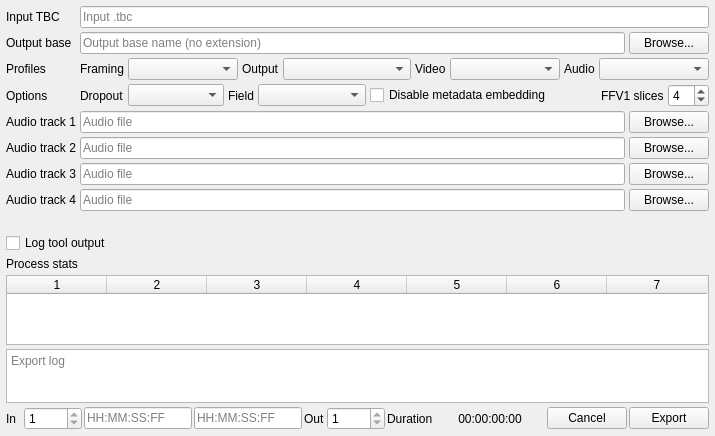
<?xml version="1.0" encoding="UTF-8"?>
<ui version="4.0">
 <class>ExportDialog</class>
 <widget class="QWidget" name="ExportDialog">
  <property name="geometry">
   <rect>
    <x>0</x>
    <y>0</y>
    <width>520</width>
    <height>340</height>
   </rect>
  </property>
  <layout class="QVBoxLayout" name="mainLayout">
   <property name="spacing">
    <number>4</number>
   </property>
   <property name="sizeConstraint">
    <enum>QLayout::SetDefaultConstraint</enum>
   </property>
   <property name="leftMargin">
    <number>6</number>
   </property>
   <property name="topMargin">
    <number>6</number>
   </property>
   <property name="rightMargin">
    <number>6</number>
   </property>
   <property name="bottomMargin">
    <number>6</number>
   </property>
   <item>
    <layout class="QFormLayout" name="formLayout">
     <property name="horizontalSpacing">
      <number>4</number>
     </property>
     <property name="verticalSpacing">
      <number>4</number>
     </property>
     <property name="fieldGrowthPolicy">
      <enum>QFormLayout::AllNonFixedFieldsGrow</enum>
     </property>
     <item row="0" column="0">
      <widget class="QLabel" name="inputLabel">
       <property name="text">
        <string>Input TBC</string>
       </property>
      </widget>
     </item>
     <item row="0" column="1">
      <widget class="QLineEdit" name="inputLineEdit">
       <property name="minimumSize">
        <size>
         <width>320</width>
         <height>0</height>
        </size>
       </property>
       <property name="placeholderText">
        <string>Input .tbc</string>
       </property>
      </widget>
     </item>
     <item row="1" column="0">
      <widget class="QLabel" name="outputLabel">
       <property name="text">
        <string>Output base</string>
       </property>
      </widget>
     </item>
     <item row="1" column="1">
      <layout class="QHBoxLayout" name="outputLayout">
       <item>
        <widget class="QLineEdit" name="outputLineEdit">
         <property name="minimumSize">
          <size>
           <width>320</width>
           <height>0</height>
          </size>
         </property>
         <property name="placeholderText">
          <string>Output base name (no extension)</string>
         </property>
        </widget>
       </item>
       <item>
        <widget class="QPushButton" name="outputBrowseButton">
         <property name="text">
          <string>Browse...</string>
         </property>
        </widget>
       </item>
      </layout>
     </item>
     <item row="2" column="0">
      <widget class="QLabel" name="profileLabel">
       <property name="text">
        <string>Profiles</string>
       </property>
      </widget>
     </item>
     <item row="2" column="1">
      <layout class="QHBoxLayout" name="profileLayout">
       <property name="spacing">
        <number>4</number>
       </property>
       <item>
        <widget class="QLabel" name="resolutionLabel">
         <property name="text">
          <string>Framing</string>
         </property>
        </widget>
       </item>
       <item>
        <widget class="QComboBox" name="resolutionModeComboBox">
         <property name="minimumSize">
          <size>
           <width>110</width>
           <height>0</height>
          </size>
         </property>
        </widget>
       </item>
       <item>
        <widget class="QLabel" name="outputResolutionModeLabel">
         <property name="text">
          <string>Output</string>
         </property>
        </widget>
       </item>
       <item>
        <widget class="QComboBox" name="outputResolutionModeComboBox">
         <property name="minimumSize">
          <size>
           <width>128</width>
           <height>0</height>
          </size>
         </property>
        </widget>
       </item>
       <item>
        <widget class="QLabel" name="videoProfileLabel">
         <property name="text">
          <string>Video</string>
         </property>
        </widget>
       </item>
       <item>
        <widget class="QComboBox" name="profileComboBox">
         <property name="minimumSize">
          <size>
           <width>110</width>
           <height>0</height>
          </size>
         </property>
        </widget>
       </item>
       <item>
        <widget class="QLabel" name="audioProfileLabel">
         <property name="text">
          <string>Audio</string>
         </property>
        </widget>
       </item>
       <item>
        <widget class="QComboBox" name="audioProfileComboBox">
         <property name="minimumSize">
          <size>
           <width>110</width>
           <height>0</height>
          </size>
         </property>
        </widget>
       </item>
      </layout>
     </item>
     <item row="3" column="0">
      <widget class="QLabel" name="optionsLabel">
       <property name="text">
        <string>Options</string>
       </property>
      </widget>
     </item>
     <item row="3" column="1">
      <layout class="QHBoxLayout" name="optionsLayout">
       <property name="spacing">
        <number>4</number>
       </property>
       <item>
        <widget class="QLabel" name="dropoutModeLabel">
         <property name="text">
          <string>Dropout</string>
         </property>
        </widget>
       </item>
       <item>
        <widget class="QComboBox" name="dropoutModeComboBox">
         <property name="minimumSize">
          <size>
           <width>96</width>
           <height>0</height>
          </size>
         </property>
        </widget>
       </item>
       <item>
        <widget class="QLabel" name="dropoutFieldModeLabel">
         <property name="text">
          <string>Field</string>
         </property>
        </widget>
       </item>
       <item>
        <widget class="QComboBox" name="dropoutFieldModeComboBox">
         <property name="minimumSize">
          <size>
           <width>108</width>
           <height>0</height>
          </size>
         </property>
        </widget>
       </item>
       <item>
        <widget class="QCheckBox" name="disableMetadataEmbeddingCheckBox">
         <property name="text">
          <string>Disable metadata embedding</string>
         </property>
        </widget>
       </item>
       <item>
        <spacer name="optionsSpacer">
         <property name="orientation">
          <enum>Qt::Horizontal</enum>
         </property>
         <property name="sizeHint" stdset="0">
          <size>
           <width>10</width>
           <height>20</height>
          </size>
         </property>
        </spacer>
       </item>
       <item>
        <widget class="QLabel" name="ffv1SlicesLabel">
         <property name="text">
          <string>FFV1 slices</string>
         </property>
        </widget>
       </item>
       <item>
        <widget class="QSpinBox" name="ffv1SlicesSpinBox">
         <property name="minimum">
          <number>1</number>
         </property>
         <property name="maximum">
          <number>32</number>
         </property>
         <property name="value">
          <number>4</number>
         </property>
        </widget>
       </item>
      </layout>
     </item>
     <item row="4" column="0">
      <widget class="QLabel" name="audio1Label">
       <property name="text">
        <string>Audio track 1</string>
       </property>
      </widget>
     </item>
     <item row="4" column="1">
      <layout class="QHBoxLayout" name="audio1Layout">
       <item>
        <widget class="QLineEdit" name="audio1LineEdit">
         <property name="minimumSize">
          <size>
           <width>320</width>
           <height>0</height>
          </size>
         </property>
         <property name="placeholderText">
          <string>Audio file</string>
         </property>
        </widget>
       </item>
       <item>
        <widget class="QPushButton" name="audio1BrowseButton">
         <property name="text">
          <string>Browse...</string>
         </property>
        </widget>
       </item>
      </layout>
     </item>
     <item row="5" column="0">
      <widget class="QLabel" name="audio2Label">
       <property name="text">
        <string>Audio track 2</string>
       </property>
      </widget>
     </item>
     <item row="5" column="1">
      <layout class="QHBoxLayout" name="audio2Layout">
       <item>
        <widget class="QLineEdit" name="audio2LineEdit">
         <property name="minimumSize">
          <size>
           <width>320</width>
           <height>0</height>
          </size>
         </property>
         <property name="placeholderText">
          <string>Audio file</string>
         </property>
        </widget>
       </item>
       <item>
        <widget class="QPushButton" name="audio2BrowseButton">
         <property name="text">
          <string>Browse...</string>
         </property>
        </widget>
       </item>
      </layout>
     </item>
     <item row="6" column="0">
      <widget class="QLabel" name="audio3Label">
       <property name="text">
        <string>Audio track 3</string>
       </property>
      </widget>
     </item>
     <item row="6" column="1">
      <layout class="QHBoxLayout" name="audio3Layout">
       <item>
        <widget class="QLineEdit" name="audio3LineEdit">
         <property name="minimumSize">
          <size>
           <width>320</width>
           <height>0</height>
          </size>
         </property>
         <property name="placeholderText">
          <string>Audio file</string>
         </property>
        </widget>
       </item>
       <item>
        <widget class="QPushButton" name="audio3BrowseButton">
         <property name="text">
          <string>Browse...</string>
         </property>
        </widget>
       </item>
      </layout>
     </item>
     <item row="7" column="0">
      <widget class="QLabel" name="audio4Label">
       <property name="text">
        <string>Audio track 4</string>
       </property>
      </widget>
     </item>
     <item row="7" column="1">
      <layout class="QHBoxLayout" name="audio4Layout">
       <item>
        <widget class="QLineEdit" name="audio4LineEdit">
         <property name="minimumSize">
          <size>
           <width>320</width>
           <height>0</height>
          </size>
         </property>
         <property name="placeholderText">
          <string>Audio file</string>
         </property>
        </widget>
       </item>
       <item>
        <widget class="QPushButton" name="audio4BrowseButton">
         <property name="text">
          <string>Browse...</string>
         </property>
        </widget>
       </item>
      </layout>
     </item>
    </layout>
   </item>
   <item>
    <widget class="QLabel" name="statusLabel">
     <property name="sizePolicy">
      <sizepolicy hsizetype="Preferred" vsizetype="Fixed">
       <horstretch>0</horstretch>
       <verstretch>0</verstretch>
      </sizepolicy>
     </property>
     <property name="text">
      <string/>
     </property>
     <property name="wordWrap">
      <bool>true</bool>
     </property>
    </widget>
   </item>
   <item>
    <widget class="QCheckBox" name="logProcessOutputCheckBox">
     <property name="text">
      <string>Log tool output</string>
     </property>
     <property name="checked">
      <bool>false</bool>
     </property>
    </widget>
   </item>
   <item>
    <widget class="QLabel" name="processStatsLabel">
     <property name="text">
      <string>Process stats</string>
     </property>
    </widget>
   </item>
   <item>
    <widget class="QTableWidget" name="processStatsTable">
     <property name="rowCount">
      <number>0</number>
     </property>
     <property name="columnCount">
      <number>7</number>
     </property>
    </widget>
   </item>
   <item>
    <widget class="QPlainTextEdit" name="logTextEdit">
     <property name="minimumSize">
      <size>
       <width>0</width>
       <height>54</height>
      </size>
     </property>
     <property name="readOnly">
      <bool>true</bool>
     </property>
     <property name="placeholderText">
      <string>Export log</string>
     </property>
    </widget>
   </item>
   <item>
    <layout class="QHBoxLayout" name="actionLayout">
     <property name="spacing">
      <number>2</number>
     </property>
     <item>
      <spacer name="actionSpacer">
       <property name="orientation">
        <enum>Qt::Horizontal</enum>
       </property>
       <property name="sizeType">
        <enum>QSizePolicy::Fixed</enum>
       </property>
       <property name="sizeHint" stdset="0">
        <size>
         <width>0</width>
         <height>20</height>
        </size>
       </property>
      </spacer>
     </item>
     <item>
      <widget class="QLabel" name="inPointLabel">
       <property name="text">
        <string>In</string>
       </property>
      </widget>
     </item>
     <item>
      <widget class="QSpinBox" name="inPointSpinBox">
       <property name="minimumSize">
        <size>
         <width>58</width>
         <height>0</height>
        </size>
       </property>
       <property name="minimum">
        <number>1</number>
       </property>
       <property name="maximum">
        <number>1</number>
       </property>
       <property name="value">
        <number>1</number>
       </property>
      </widget>
     </item>
     <item>
      <widget class="QLineEdit" name="inPointTimecodeLineEdit">
       <property name="sizePolicy">
        <sizepolicy hsizetype="Preferred" vsizetype="Fixed">
         <horstretch>0</horstretch>
         <verstretch>0</verstretch>
        </sizepolicy>
       </property>
       <property name="minimumSize">
        <size>
         <width>108</width>
         <height>0</height>
        </size>
       </property>
       <property name="maximumSize">
        <size>
         <width>170</width>
         <height>16777215</height>
        </size>
       </property>
       <property name="placeholderText">
        <string>HH:MM:SS:FF</string>
       </property>
      </widget>
     </item>
     <item>
      <widget class="QLineEdit" name="outPointTimecodeLineEdit">
       <property name="sizePolicy">
        <sizepolicy hsizetype="Preferred" vsizetype="Fixed">
         <horstretch>0</horstretch>
         <verstretch>0</verstretch>
        </sizepolicy>
       </property>
       <property name="minimumSize">
        <size>
         <width>108</width>
         <height>0</height>
        </size>
       </property>
       <property name="maximumSize">
        <size>
         <width>170</width>
         <height>16777215</height>
        </size>
       </property>
       <property name="placeholderText">
        <string>HH:MM:SS:FF</string>
       </property>
      </widget>
     </item>
     <item>
      <widget class="QLabel" name="outPointLabel">
       <property name="text">
        <string>Out</string>
       </property>
      </widget>
     </item>
     <item>
      <widget class="QSpinBox" name="outPointSpinBox">
       <property name="minimumSize">
        <size>
         <width>58</width>
         <height>0</height>
        </size>
       </property>
       <property name="minimum">
        <number>1</number>
       </property>
       <property name="maximum">
        <number>1</number>
       </property>
       <property name="value">
        <number>1</number>
       </property>
      </widget>
     </item>
     <item>
      <widget class="QLabel" name="rangeLengthLabel">
       <property name="text">
        <string>Duration</string>
       </property>
      </widget>
     </item>
     <item>
      <widget class="QLabel" name="rangeLengthValueLabel">
       <property name="sizePolicy">
        <sizepolicy hsizetype="Preferred" vsizetype="Preferred">
         <horstretch>0</horstretch>
         <verstretch>0</verstretch>
        </sizepolicy>
       </property>
       <property name="minimumSize">
        <size>
         <width>110</width>
         <height>0</height>
        </size>
       </property>
       <property name="maximumSize">
        <size>
         <width>140</width>
         <height>16777215</height>
        </size>
       </property>
       <property name="alignment">
        <set>Qt::AlignCenter</set>
       </property>
       <property name="text">
        <string>00:00:00:00</string>
       </property>
      </widget>
     </item>
     <item>
      <widget class="QPushButton" name="cancelButton">
       <property name="text">
        <string>Cancel</string>
       </property>
      </widget>
     </item>
     <item>
      <widget class="QPushButton" name="exportButton">
       <property name="text">
        <string>Export</string>
       </property>
      </widget>
     </item>
    </layout>
   </item>
  </layout>
 </widget>
 <resources>
  <include location="ld-analyse-resources.qrc"/>
 </resources>
 <connections/>
</ui>
